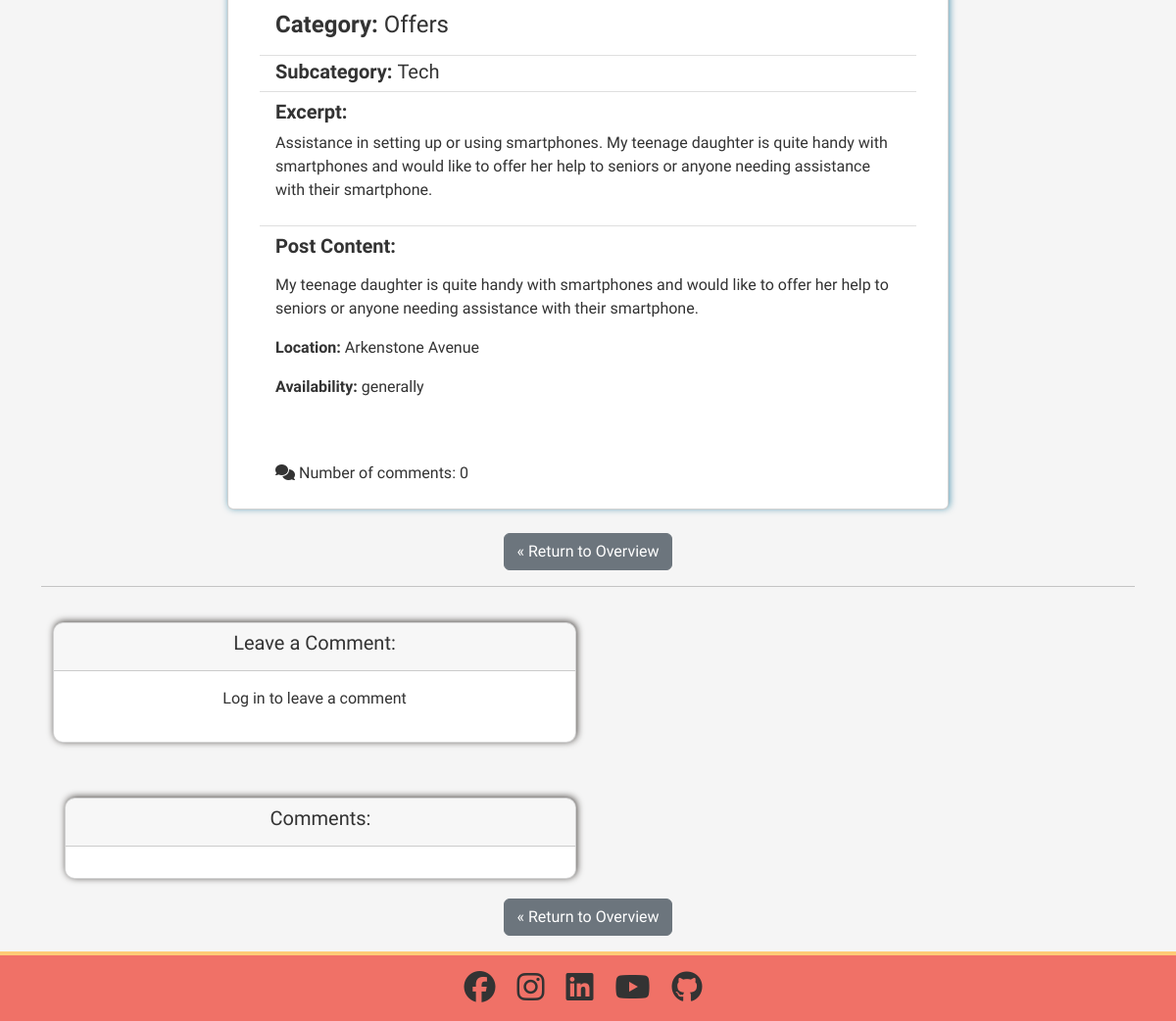
The app's page /board/post/smartphone-assistance-for-seniors/ (lower part), older data.
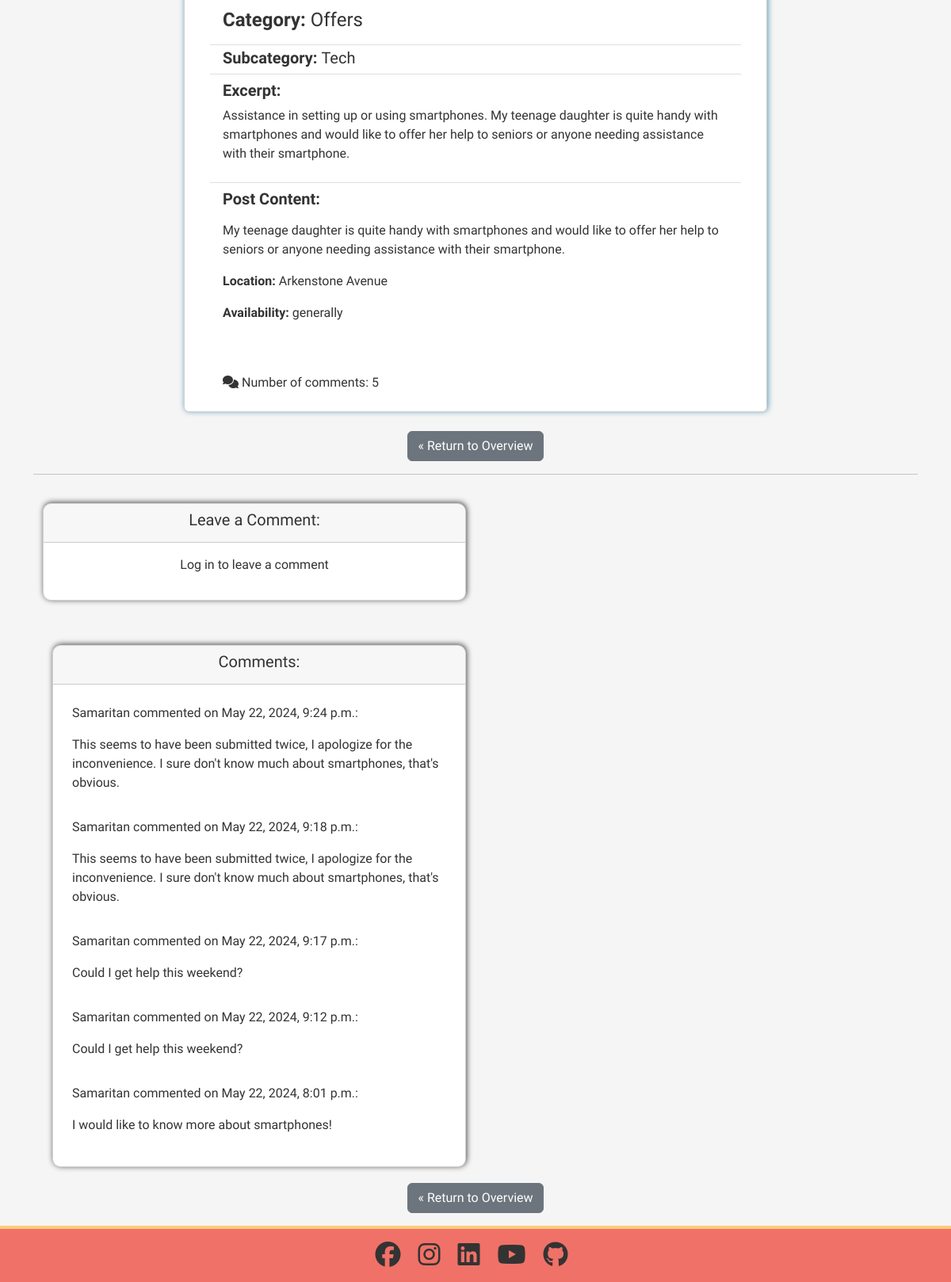
The same page, newer data.
### board/models.py (models this page shows, shortened)
class Post(models.Model):
    author = models.ForeignKey(
        User, related_name="post_owner", on_delete=models.CASCADE
    )
    title = models.CharField(max_length=60, null=False, blank=False)
    slug = AutoSlugField(populate_from="title", always_update=True, unique=True)
    excerpt = models.CharField(max_length=500, null=False, blank=False)
    content = RichTextField(max_length=5000, null=False, blank=False)
    published_date = models.DateTimeField(auto_now_add=True)
    edited_date = models.DateTimeField(auto_now=True)
    status = models.IntegerField(choices=STATUS, default=0)
    location = models.ForeignKey(
        Location,
        related_name="post_location",
        null=True,
        blank=True,
        on_delete=models.SET_NULL
    )
    category = models.ForeignKey(
        Category,
        related_name="post_category",
        null=False,
        blank=False,
        on_delete=models.CASCADE
    )
    subcategory = models.ForeignKey(
        Subcategory,
        related_name="post_subcategory",
        null=True,
        blank=True,
        on_delete=models.SET_NULL
    )
    post_image = ResizedImageField(
        size=[400, None],
        upload_to="happyhelping/",
        null=True,
        blank=True,
        quality=75,
        force_format="webp"
    )
    availability = models.CharField(
        max_length=20,
        choices=AVAILABILITY_CHOICES,
        null=True,
        blank=True
    )
    tools_required = models.CharField(
        max_length=50, choices=TOOLS_REQUIRED, null=True, blank=True
    )
    remarks = models.TextField(max_length=250, null=True, blank=True)
    target_date = models.DateField(null=True, blank=True)
    likes = models.ManyToManyField(User, blank=True, related_name="liked_post")
    bookmarks = models.ManyToManyField(User, blank=True, related_name="bookmarked_post")
    class Meta:
        ordering = ["-published_date"]

class Category(models.Model):
    CATEGORIES = [
        ("offers", "Offers"),
        ("requests", "Requests"),
    ]
    category = models.CharField(max_length=8, choices=CATEGORIES)
    def __str__(self):
        return (
            self.get_category_display()
        )  # get_category_display returns "human-readable" value

class Subcategory(models.Model):
    SUBCATEGORIES = [
        ("borrow", "Borrow"),
        ("carpool", "Carpool"),
        ("gardening", "Gardening"),
        ("kids", "Kids"),
        ("leisure", "Leisure"),
        ("pets", "Pets"),
        ("repairs", "Repairs"),
        ("tech", "Tech"),
        ("other", "Other"),
    ]
    subcategory = models.CharField(max_length=10, choices=SUBCATEGORIES)
    def __str__(self):
        return (
            self.get_subcategory_display()
        )  # get_subcategory_display returns "human-readable" value

class Location(models.Model):
    LOCATION = [
        ("AA", "Arkenstone Avenue"),
        ("BB", "Buckleberry Bend"),
        ("CC", "Cobblestone Crossing"),
        ("EE", "Elderberry End"),
        ("FF", "Foxglove Field"),
        ("HH", "Harvest Hollow"),
        ("MM", "Marigold Mews"),
        ("OO", "Old Oak End"),
        ("PP", "Primrose Path"),
        ("RR", "Redleaf Rise"),
        ("SS", "Shirebrook Springs"),
        ("WW", "Windrush Way"),
    ]
    location = models.CharField(max_length=50, choices=LOCATION)
    def __str__(self):
        return (
            self.get_location_display()
        )  # get_location_display returns "human-readable" value

class Comment(models.Model):
    post = models.ForeignKey(Post, related_name="comments", on_delete=models.CASCADE)
    author = models.ForeignKey(User, related_name="commenter", on_delete=models.CASCADE)
    body = models.TextField()
    published_date = models.DateTimeField(auto_now=True)
    edited_date = models.DateTimeField(auto_now=True)
    likes = models.ManyToManyField(User, blank=True, related_name="liked_comment")
    class Meta:
        ordering = ["published_date"]

### board/views.py (the view, shortened to what this page needs)
# urls.py: path("post/<slug:slug>/", PostDetail.as_view(), name="post_detail"),
class PostDetail(DetailView):
    queryset = Post.objects.filter(status=1)
    template_name = "board/post_detail.html"
    model = Post
    context_object_name = "post"
    def get_context_data(self, **kwargs):
        context = super().get_context_data(**kwargs)
        post = self.get_object()
        comments = post.comments.all().order_by("-published_date")
        comment_count = post.comments.count()
        context['comments'] = comments
        context['comment_count'] = comment_count
        return context

### board/templates/board/post_detail.html (shortened to what this page needs)
{% extends 'base.html' %}
{% load static %}
{% load i18n %}
{% load crispy_forms_tags %}
{% block content %}
<div class="container">
    <div class="row">
        <div class="col-md-8 offset-md-2">
            <div class="card mb-4 mt-3 box">
                <div class="card-body d-flex flex-column justify-content-center align-items-center m-3">
                    <article class="card-text">
                        <ul class="list-group list-group-flush">
                            <li class="list-group-item">
                                <h2 class="card-title"><strong>Category: </strong>{{ post.category }}</h2>
                            </li>
                            <li class="list-group-item">
                                <h3 class="card-subtitle">
                                    {% if post.subcategory %}
                                    <strong>Subcategory: </strong>{{ post.subcategory }}
                                    {% endif %}
                                </h3>
                            </li>
                            <li class="list-group-item">
                                <h3><strong>Excerpt: </strong></h3>
                                <p>{{ post.excerpt }}</p>
                            </li>
                            <li class="list-group-item">
                                <h3><strong>Post Content: </strong></h3>
                                <p>{{ post.content | safe}}</p>
                                <p>
                                    {% if post.location %}
                                    <strong>Location: </strong>{{ post.location }}</p>
                                {% endif %}
                                <p>
                                    {% if post.availability %}
                                    <strong>Availability: </strong>{{ post.availability }}
                                    {% endif %}
                                </p>
                            </li>
                        </ul>
                    </article>
                </div>
                <div class="d-block p-2 comment-count">
                    <p>
                        <strong">
                            <i class="fa-solid fa-comments"></i> Number of comments: {{ comment_count }}</strong>
                    </p>
                </div>
            </div>
        </div>
    </div>
    <div class="d-flex justify-content-center align-items-center col-xs-8 col-s-6 mb-3">
        <a href="{% url 'board' %}" class="btn btn-secondary">&laquo; Return to Overview</a>
    </div>
    <hr>
    <div class="container d-flex flex-column">
        <div class="row">
            <div class="justify-content-center col-md-6">
                <div class="card form">
                    <div class="card-header text-center font-weight-light">
                        <h3>Leave a Comment:</h3>
                    </div>
                    <div class="card-body">
                        {% if user.is_authenticated %}
                        <form method="POST" action="{% url 'add_comment' slug=post.slug %}">
                            {% csrf_token %}
                            {{ form | crispy }}
                            <div class=" text-center">
                                <button type="submit" class="btn btn-info p-2">Submit Comment</button>
                            </div>
                        </form>
                        {% else %}
                        <div class="d-flex justify-content-center">
                            <p>Log in to leave a comment</p>
                        </div>
                        {% endif %}
                    </div>
                </div>
            </div>
        </div>
        <div class="container mt-3">
            <div class="row">
                <div class="col-md-6">
                    <div class="card form">
                        <div class="card-header">
                            <h3 class="text-center font-weight-light">Comments:</h3>
                        </div>
                        <div class="card-body">
                            {% for comment in comments %}
                            <div class="p-2">
                                <p class="font-weight-bold">
                                    {{ comment.author }} <span class="font-weight-normal">commented on
                                        {{ comment.published_date }}</span>:
                                </p>
                                <div>
                                    {{ comment.body | linebreaks }}
                                </div>
                            </div>
                            {% endfor %}
                        </div>
                    </div>
                </div>
            </div>
        </div>
        <div class="d-flex d-column justify-content-center align-items-center col-xs-8 col-s-6 mb-3">
            <a href="{% url 'board' %}" class="btn btn-secondary">&laquo; Return to Overview</a>
        </div>
    </div>
</div>
{% endblock %}

### templates/base.html (shortened to what this page needs)
{% load static %}
<!DOCTYPE html>
<html lang="en">
<head>
    {% block extra_css %}
    <link href="https://cdn.jsdelivr.net/npm/bootstrap@5.2.3/dist/css/bootstrap.min.css" rel="stylesheet">
    <link rel="stylesheet" href="{% static '/css/base.css' %}">
    {% endblock %}
</head>
<body>
    <main>
        {% block content %}
        {% endblock %}
    </main>
    {% include 'includes/footer.html' %}
</body>
</html>

### templates/includes/header.html (shortened to what this page needs)
{% load static %}

### templates/includes/footer.html
{% load static %}
<footer>
    <div class="container-fluid d-flex justify-content-center mt-sm-2 mt-md-3">
        <ul class="list-inline">
            <li class="list-inline-item">
                <a href="https://www.facebook.com/" target="_blank" rel="noopener" aria-label="visit our facebook page (opens in a new tab)"><i
                        class="fa-brands fa-facebook fa-2x"></i></a>
            </li>
            <li class="list-inline-item">
                <a href="https://www.instagram.com/" target="_blank" rel="noopener"
                    aria-label="visit our instagram page (opens in a new tab)"><i
                    class="fa-brands fa-instagram fa-2x"></i></a>
            </li>
            <li class="list-inline-item">
                <a href="https://www.linkedin.com/" target="_blank" rel="noopener" aria-label="visit our linkedin page (opens in a new tab)"><i
                        class="fa-brands fa-linkedin fa-2x"></i></a>
            </li>
            <li class="list-inline-item">
                <a href="#" target="_blank" rel="noopener"
                    aria-label="visit our youtube channel (opens in a new tab)"><i class="fa-brands fa-youtube fa-2x"></i></a>
            </li>
            <li class="list-inline-item">
                <a href="https://github.com/g-omarsdottir/helping-hands-happy-hearts" target="_blank" rel="noopener"
                    aria-label="visit the website developer's github page (opens in a new tab)"><i
                        class="fa-brands fa-github fa-2x"></i></a>
            </li>
        </ul>
    </div>
</footer>

### static/css/base.css (style rules this page uses)
:root { --black: #333333; --off-white: #F5F5F5; --warm-white: #FEF9EF; --coral: #F07167; --blue: #227C9D; --yellow: #FFCB77; --blue-box-shadow: 1px -1px 7px 0 rgba(34, 124, 157, 0.75); --black-box-shadow: 1px -1px 7px 0 #4E4A47; --border: 1px solid #4E4A47; }
* { margin: 0; padding: 0; box-sizing: border-box; font-family: "Work Sans", sans-serif; color: var(--black); }
html, body { height: 100%; }
body { display: flex; flex-direction: column; }
h1, h2, h3, h4, h5, h6 { font-family: "Montserrat", sans-serif; }
h2 { font-size: 1.5em; }
h3 { font-size: 1.25em; }
main { flex: 1 0 auto; background-color: var(--off-white); }
.box { box-shadow: var(--blue-box-shadow); }
.comment-count { margin-left: 40px; }
.form { margin: 20px auto; box-shadow: var(--black-box-shadow); border-radius: 10px; display: block; }
footer { flex-shrink: 0; background-color: var(--coral); border-top: 4px solid var(--yellow); }
footer li a { margin-right: 10px; }

Row changes from the older to the newer data that the page shows:
added Comment: author "Samaritan", published_date "May 22, 2024, 9:24 p.m.", body "This seems to have been submitted twice, I apologize for the inconvenience. I sure don't know much about smartphones, that's obvious."
added Comment: author "Samaritan", published_date "May 22, 2024, 9:18 p.m.", body "This seems to have been submitted twice, I apologize for the inconvenience. I sure don't know much about smartphones, that's obvious."
added Comment: author "Samaritan", published_date "May 22, 2024, 9:17 p.m.", body "Could I get help this weekend?"
added Comment: author "Samaritan", published_date "May 22, 2024, 9:12 p.m.", body "Could I get help this weekend?"
added Comment: author "Samaritan", published_date "May 22, 2024, 8:01 p.m.", body "I would like to know more about smartphones!"
Text that changed along with them:
{{ comment_count }}: "0" → "5"
